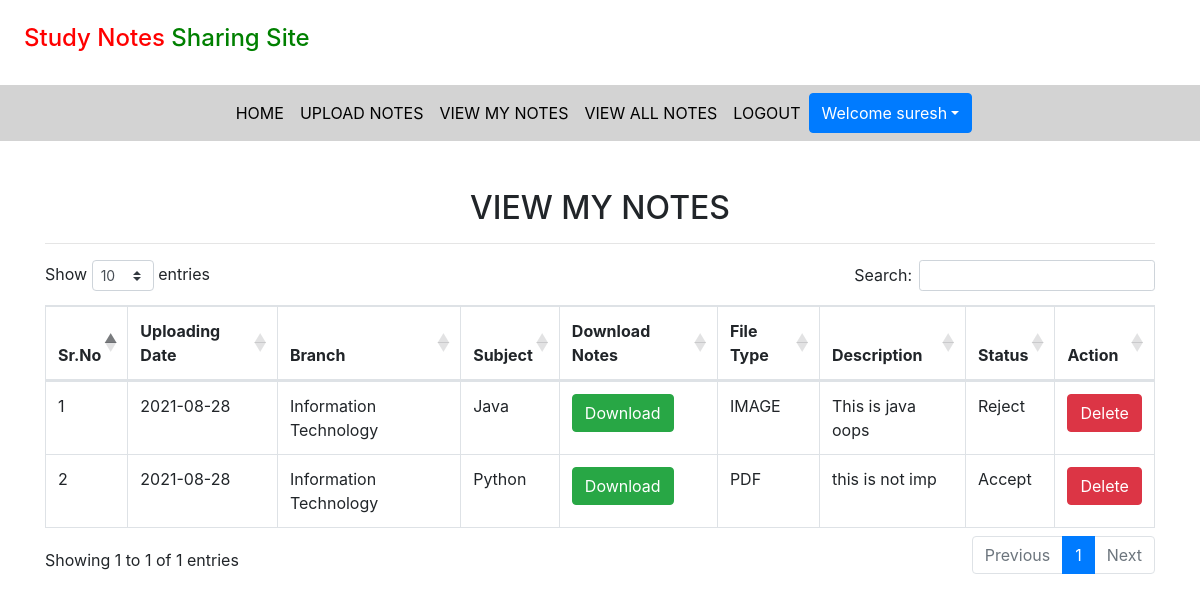
The app's page /view_mynotes (signed in) with its own data.
### notes/models.py (models this page shows, shortened)
class Notes(models.Model):
    user = models.ForeignKey(User, on_delete=models.CASCADE)
    uploadingdate = models.CharField(max_length=30)
    branch = models.CharField(max_length=30)
    subject = models.CharField(max_length=30)
    notesfile = models.FileField( null=True)
    filetype = models.CharField(max_length=10)
    description= models.CharField(max_length=200)
    status = models.CharField(max_length=15)

### notes/views.py (the view)
# urls.py: path('view_mynotes', view_mynotes, name="view_mynotes"),
def view_mynotes(request):
    if not request.user.is_authenticated: # if user is not login then send it to first login page
        return redirect('login')
    user=User.objects.get(id=request.user.id) # here we get the user data stored in user module
    notes = Notes.objects.filter(user=user) # here we get the signup data stored in signup module
    d={'notes':notes,}
    return render(request,'view_mynotes.html',d)

### notes/template/view_mynotes.html (shortened to what this page needs)
{% extends 'usernavigation.html'%}
{% block body %}
{% load static %}
<link rel="stylesheet"  href="https://cdnjs.cloudflare.com/ajax/libs/twitter-bootstrap/4.5.2/css/bootstrap.min.css">
<link rel="stylesheet"  href="https://cdn.datatables.net/1.10.22/css/dataTables.bootstrap4.min.css">
<div class="container mt-5">
    <h2 class="text-center">VIEW MY NOTES </h2>
        <hr>
        <table class="table table-bordered" id="example">
            <thead>
                <tr>
                    <th>Sr.No</th>
                     <th>Uploading Date</th>
                     <th>Branch</th>
                     <th>Subject</th>
                     <th>Download Notes</th>
                     <th>File Type</th>
                     <th>Description</th>
                     <th>Status</th>
                     <th>Action</th>
                </tr>
                </thead>
                {% for i in notes%}
                <tbody>
                <tr>
                    <td>{{forloop.counter}}</td>
                    <td>{{i.uploadingdate}}</td>
                    <td>{{i.branch}}</td>
                    <td>{{i.subject}}</td>
                    <td><a href="{{i.notesfile.url}}" class="btn btn-success" download>Download</a></td>
                    <td>{{i.filetype}}</td>
                    <td>{{i.description}}</td>
                    <td>{{i.status}}</td>
                    <td><a href="{% url 'delete_mynotes' i.id %}" class="btn btn-danger" onclick="return confirm(Are you sure?)">Delete</a></td>
                </tr>
                {% endfor %}
         </tbody>
        </table>
</div>
{% endblock%}

### notes/template/usernavigation.html (shortened to what this page needs)
<!DOCTYPE html>
<html lang="en">
<head>
    {% load static %}
  <link rel="stylesheet" href="https://maxcdn.bootstrapcdn.com/bootstrap/4.3.1/css/bootstrap.min.css">
  <link rel="stylesheet" href="https://use.fontawesome.com/releases/v5.6.3/css/all.css"></head>
 <link rel="stylesheet" href="{%static 'css/mystyle.css'%}">
<body>
<h4 style="padding:2%">
    <span style="color:red">Study Notes</span> <span style="color:green">Sharing Site</span>
</h4>
<nav class="navbar navbar-expand-sm justify-content-center" style="background-color: lightgrey">
<ul class="navbar-nav">
    <li class="navbar-item">
        <a class="nav-link" href="{% url 'profile'%}">HOME</a>
    </li>
    <li class="navbar-item">
        <a class="nav-link" href="{% url 'upload_notes'%}">UPLOAD NOTES</a>
    </li>
    <li class="navbar-item">
        <a class="nav-link" href="{% url 'view_mynotes'%}">VIEW MY NOTES</a>
    </li>
    <li class="navbar-item">
        <a class="nav-link" href="{% url 'viewallnotes'%}">VIEW ALL NOTES</a>
    </li>
    <li class="navbar-item">
        <a class="nav-link" href="{% url 'logout'%}">LOGOUT</a>
    </li>
    <div class="btn-group">
        <button type="button" class="btn btn-primary dropdown-toggle" data-toggle="dropdown"> Welcome {{request.user.first_name}}</button>
    </div>
</ul>
</nav>
</body>
</html>
{% block body%}
{% endblock %}

### notes/static/css/mystyle.css (style rules this page uses)
body { padding:0; margin:0; background-color:floralwhite; }
.nav-link { color:black }

### records on screen
Notes: uploadingdate "2021-08-28", branch "Information Technology", subject "Java", filetype "IMAGE", description "This is java oops", status "Reject"
Notes: uploadingdate "2021-08-28", branch "Information Technology", subject "Python", filetype "PDF", description "this is not imp", status "Accept"

### other values on screen
{{ request.user.first_name }} "suresh"
